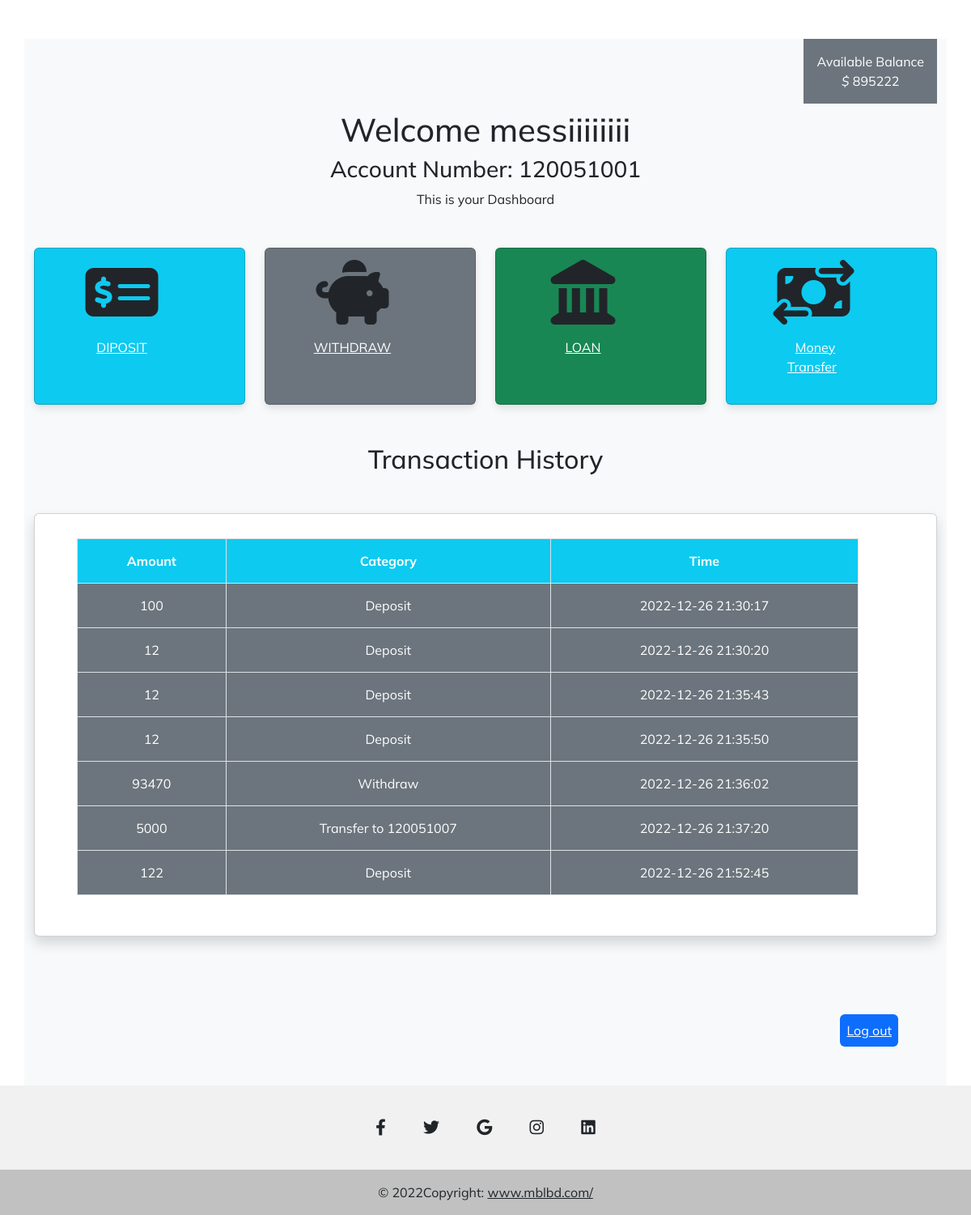
/customer_home.php (signed in), run on the app's committed database.
### tables this page shows
CREATE TABLE `cus_deposit` (
  `id` int(11) NOT NULL,
  `amount` double NOT NULL,
  `time` datetime NOT NULL DEFAULT current_timestamp()
);

CREATE TABLE `cus_record` (
  `id` int(255) NOT NULL,
  `amount` varchar(255) NOT NULL,
  `category` varchar(255) NOT NULL,
  `time` datetime NOT NULL DEFAULT current_timestamp()
);

### customer_home.php (the view, shortened to what this page needs)
<?php
@include 'connect.php';
$name = $_SESSION['cus_name'];
$id = $_SESSION['cus_id'];
$select = "SELECT amount From cus_deposit Where id ='$id'";
$result = mysqli_query($con, $select);
$present = mysqli_num_rows($result);
if ($present > 0) {
    $row = mysqli_fetch_array($result);
    $balance = $row['amount'];
}else{
    $balance = 0;
}
$selects = "SELECT * from cus_record where id = '$id' ";
$querys = mysqli_query($con, $selects);
?>
<!doctype html>
<html lang="en">
<head>
    <link rel="stylesheet" href="../mblbank/css/style.css">
    <link href="https://cdn.jsdelivr.net/npm/bootstrap@5.2.3/dist/css/bootstrap.min.css" rel="stylesheet"
>
    <link rel="stylesheet" href="https://cdnjs.cloudflare.com/ajax/libs/font-awesome/6.2.1/css/all.min.css"
 />
</head>
<body>
    <div class="container bg-light text-center mt-5">
        <div class="balance_show">
            <div class=" d-flex justify-content-end">
                <div class="card-bottom pt-3 px-3 mb-2 bg-secondary">
                    <div class="">
                        <div class="text-white"><span>Available Balance</span>
                            <p><i class="fa-light fa-dollar-sign"></i> <span
                                    class="text-white"><?php echo $balance ?></span></p>
                        </div>
                    </div>
                </div>
            </div>
        </div>
        <h1>Welcome <span><?php echo $name ?></span></h1>
        <h3>Account Number: <span><?php echo $id ?></h3>
        <p>This is your Dashboard </p>
        <section class="my-5">
            <div class="container-fliud">
                <div class="row">
                    <div class="col-lg-3 col-md3 col-12 d-flex justify-content-center">
                        <div class="card d-flex text-center bg-info" style="width: 18rem;">
                            <i class="fa-solid fa-money-check-dollar fa-5x"></i>
                            <div class="card-body">
                                <a class=" m-1  rounded" href="cus_deopsit.php" class="btn"
                                    style="color: white;">DIPOSIT</a>
                            </div>
                        </div>
                    </div>
                    <div class="col-lg-3 col-md3 col-12 d-flex justify-content-center">
                        <div class="card d-flex text-center bg-secondary" style="width: 18rem;">
                            <i class="fa-solid fa-piggy-bank fa-5x"></i>
                            <div class="card-body">
                                <a class=" m-1  rounded" href="cus_withdraw.php" class="btn"
                                    style="color: white;">WITHDRAW</a>
                            </div>
                        </div>
                    </div>
                    <div class="col-lg-3 col-md3 col-12 d-flex justify-content-center">
                        <div class="card d-flex text-center bg-success" style="width: 18rem;">
                            <i class="fa-solid fa-landmark fa-5x"></i>
                            <div class="card-body">
                                <a class=" m-1  rounded" href="cus_loan.php" class="btn" style="color: white;">LOAN</a>
                            </div>
                        </div>
                    </div>
                    <div class="col-lg-3 col-md3 col-12 d-flex justify-content-center">
                        <div class="card d-flex text-center bg-info" style="width: 18rem;">
                            <i class="fa-solid fa-money-bill-transfer fa-5x"></i>
                            <div class="card-body">
                                <a class=" m-1  rounded" href="cus_money_transfer.php" class="btn"
                                    style="color: white;">Money Transfer</a>
                            </div>
                        </div>
                    </div>
                </div>
            </div>
        </section>
        <h2 class="mt-4 text-center">Transaction History
        </h2>
        <section class="my-5 " style="--bs-bg-opacity: .5;">
            <div class="card shadow  mb-4">
                <div class="card-body  ">
                    <div class="table-responsive">
                        <table class="table table-bordered  table-fixed bg-dark text-white  text-center">
                            <thead>
                                <tr class="bg-info">
                                    <th style=" padding: 15px;">Amount</th>
                                    <th style=" padding: 15px;">Category</th>
                                    <th style=" padding: 15px;">Time</th>
                            </thead>
                            <tbody>
                                <?php
                    while($res = mysqli_fetch_array($querys)){
                    ?>
                                <tr class="bg-secondary">
                                    <td style=" padding: 15px;"><?php echo $res['amount'] ?></td>
                                    <td style=" padding: 15px;"><?php echo $res['category'] ?></td>
                                    <td style=" padding: 15px;"><?php echo $res['time'] ?></td>
                                </tr>
                                <?php
                    } ;
                    ?>
                            </tbody>
                        </table>
                    </div>
                </div>
            </div>
        </section>
        <div class="d-flex justify-content-end"> <a class="bg-primary m-5 p-2  rounded" href="logout.php" class="btn"
                style="color: white;">Log out</a></div>
    </div>
    <?php include'footer.php'; ?>
</body>

### footer.php
<footer class="text-center text-white" style="background-color: #f1f1f1;">
    <div class="container pt-4">
        <section class="mb-4">
            <a class="btn btn-link btn-floating btn-lg text-dark m-1" href="https://www.facebook.com/mercantile.bd"
                role="button" data-mdb-ripple-color="dark"><i class="fab fa-facebook-f"></i></a>
            <a class="btn btn-link btn-floating btn-lg text-dark m-1" href="#!" role="button"
                data-mdb-ripple-color="dark"><i class="fab fa-twitter"></i></a>
            <a class="btn btn-link btn-floating btn-lg text-dark m-1" href="https://www.mblbd.com/" role="button"
                data-mdb-ripple-color="dark"><i class="fab fa-google"></i></a>
            <a class="btn btn-link btn-floating btn-lg text-dark m-1" href="https://www.mblbd.com/" role="button"
                data-mdb-ripple-color="dark"><i class="fab fa-instagram"></i></a>
            <a class="btn btn-link btn-floating btn-lg text-dark m-1" href="https://www.mblbd.com/" role="button"
                data-mdb-ripple-color="dark"><i class="fab fa-linkedin"></i></a>
        </section>
    </div>
    <div class="text-center text-dark p-3" style="background-color: rgba(0, 0, 0, 0.2);">
        © 2022Copyright:
        <a class="text-dark" href="https://www.mblbd.com/">www.mblbd.com/</a>
    </div>
</footer>

### css/style.css (style rules this page uses)
* { margin: 0; padding: 0; box-sizing: border-box; font-family: "Mulish", sans-serif; }
.card { border-radius: 4px; background: rgb(235, 0, 0); box-shadow: 0 6px 10px rgba(0, 0, 0, 0.08), 0 0 6px rgba(0, 0, 0, 0.05); transition: 0.3s transform cubic-bezier(0.155, 1.105, 0.295, 1.12), 0.3s box-shadow, 0.3s -webkit-transform cubic-bezier(0.155, 1.105, 0.295, 1.12); padding: 14px 80px 18px 36px; cursor: pointer; }

### data on the page
cus_deposit: amount "895222"
cus_record: amount "100", category "Deposit", time "2022-12-26 21:30:17"
cus_record: amount "12", category "Deposit", time "2022-12-26 21:30:20"
cus_record: amount "12", category "Deposit", time "2022-12-26 21:35:43"
cus_record: amount "12", category "Deposit", time "2022-12-26 21:35:50"
cus_record: amount "93470", category "Withdraw", time "2022-12-26 21:36:02"
cus_record: amount "5000", category "Transfer to 120051007", time "2022-12-26 21:37:20"
cus_record: amount "122", category "Deposit", time "2022-12-26 21:52:45"

### other printed values
$name "messiiiiiiii"
$id "120051001"
